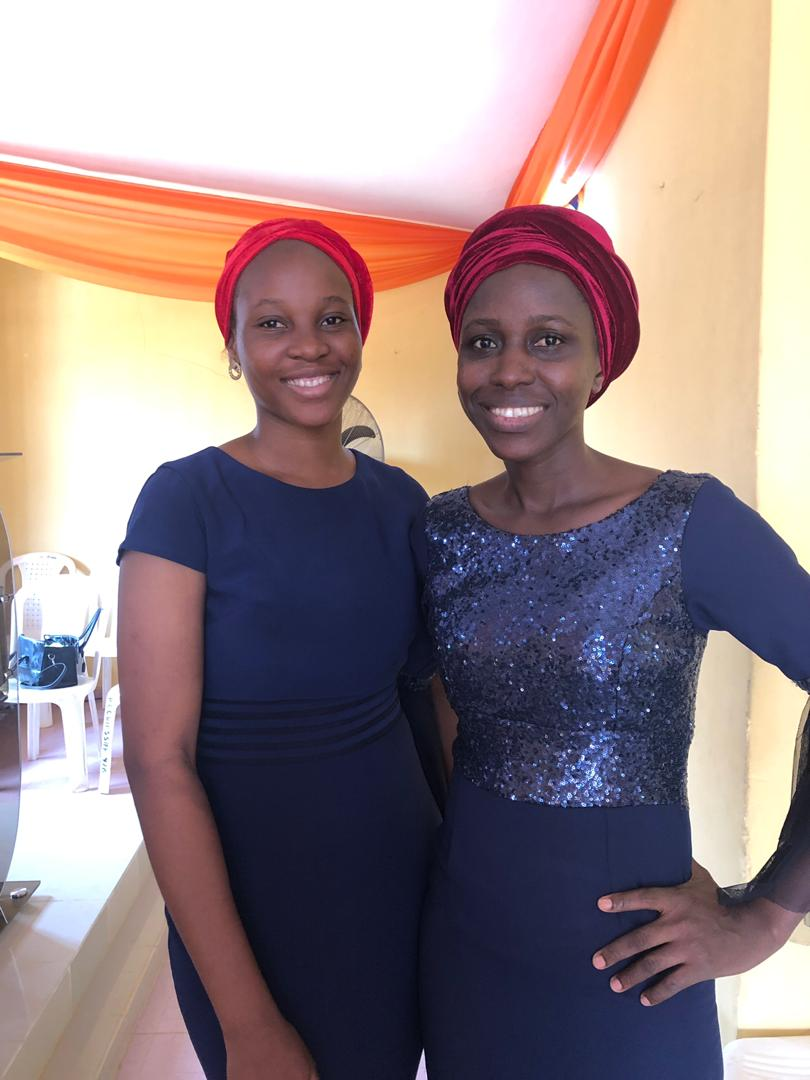
#> input picture imgs/pre_tope.jpg, 810 x 1080 px
$ python basic.py
#> lines starting #> are read from the running program, lines starting #| are printed output that depends on the picture; after the words box and inside, x2 and y2 are one past the last pixel; in counts of white or black regions, pixels touching at a corner belong together
import cv2 as cv
import numpy as np

img_orig = cv.imread('imgs/pre_tope.jpg')
#> img_orig is the input picture: shape (1080, 810, 3); mean B, G, R 133.2, 132, 150.6
img = cv.resize(img_orig, (500, 500))
cv.imshow('img', img)

# convert to gray
gray = cv.cvtColor(img, cv.COLOR_BGR2GRAY)
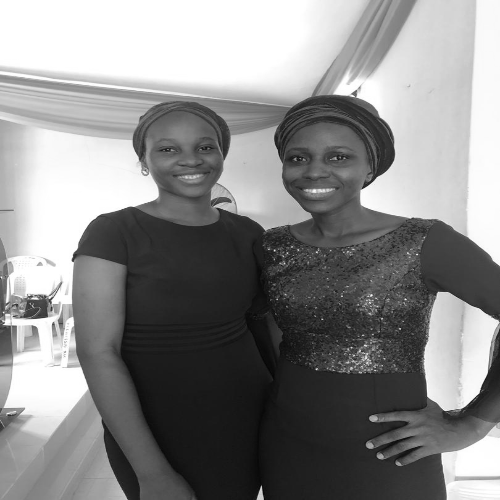
#> gray: shape (500, 500); min 5, max 255, mean 137.7
cv.imshow('gray', gray)

# blur
blur = cv.GaussianBlur(img, (5, 5), cv.BORDER_DEFAULT)
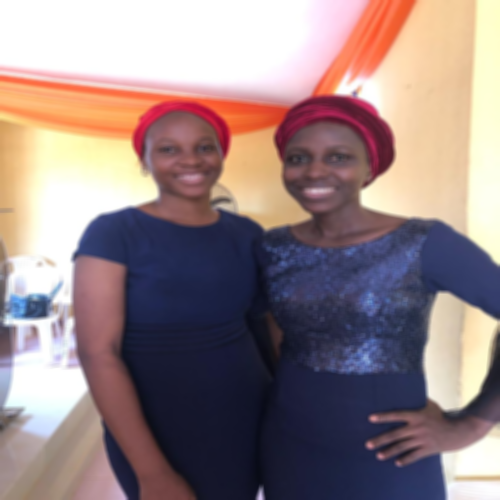
#> blur: shape (500, 500, 3); mean B, G, R 133.1, 131.9, 150.6
cv.imshow('blur', blur)

# edge cascade
canny = cv.Canny(blur, 100, 100)
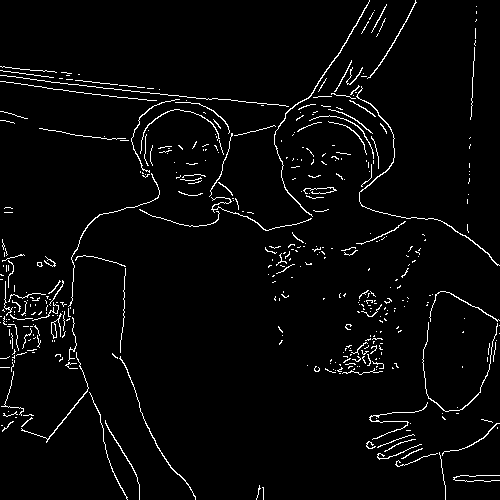
#> canny: shape (500, 500); 3.3% white in thin lines or dots
cv.imshow('canny edge', canny)

# dilate image
dilated = cv.dilate(canny, (7, 7), iterations=3)
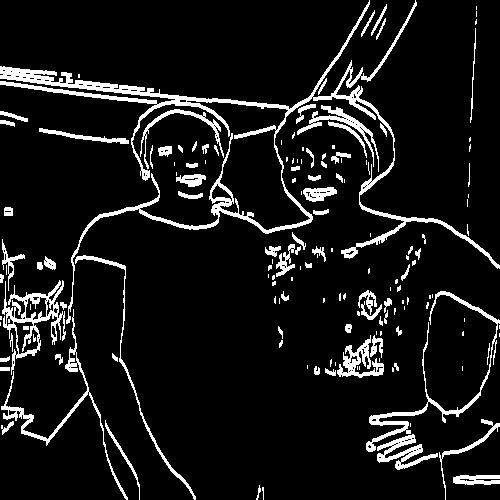
#> dilated: shape (500, 500); 9.2% white; 157 white regions (77 under 20 px), largest, box (x1, y1, x2, y2) and area: (0, 0, 500, 324) 8320, (2, 280, 66, 375) 1592, (366, 291, 500, 452) 1535
cv.imshow('dilated', dilated)

kernel = np.ones((7,7), dtype='uint8')
dilatedNP = cv.dilate(canny, kernel, iterations=3)
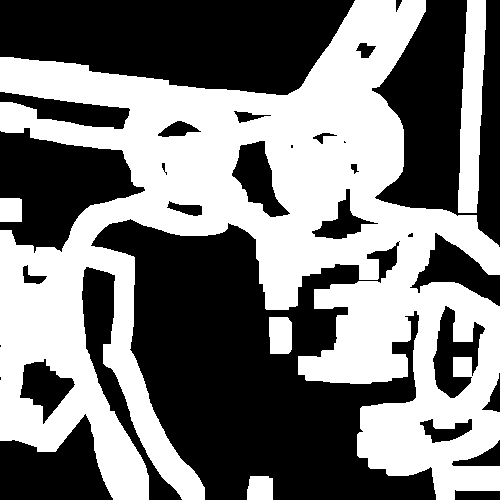
#> dilatedNP: shape (500, 500); 47.8% white; 5 white regions, box (x1, y1, x2, y2) and area: (0, 0, 500, 500) 113352, (458, 0, 486, 213) 4224, (269, 317, 292, 354) 814, (247, 476, 273, 500) 590, (0, 198, 22, 222) 526
cv.imshow('dilatedNP', dilatedNP)

# erode image
eroded = cv.erode(dilated, (7, 7), iterations=3)
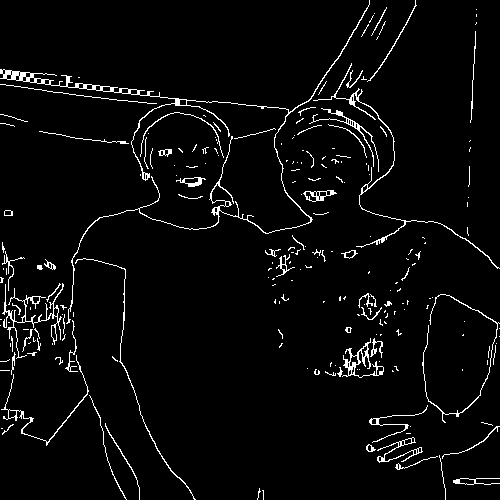
#> eroded: shape (500, 500); 3.8% white in thin lines or dots
cv.imshow('eroded', eroded)

# resize image
resized = cv.resize(img_orig, (400, 400), interpolation=cv.INTER_CUBIC)
cv.imshow('resized', resized)

# crop image using array slicing
cropped = img[50:200, 100:250]
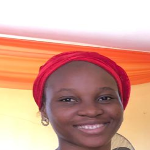
#> cropped: shape (150, 150, 3); mean B, G, R 147.7, 162.8, 212.3
cv.imshow('cropped', cropped)

cv.waitKey(0)

$ run again, with imgs/babe.jpg copied over imgs/pre_tope.jpg
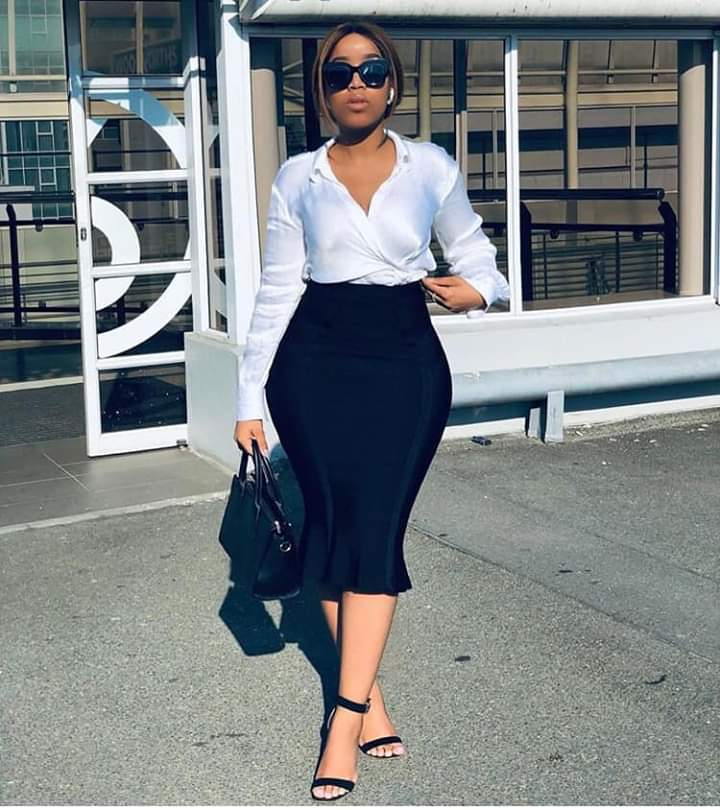
#> input picture imgs/babe.jpg, 720 x 810 px
#> img_orig is the input picture: shape (810, 720, 3); mean B, G, R 131.2, 128.9, 123.7
#> `canny = cv.Canny(blur, 100, 100)`:
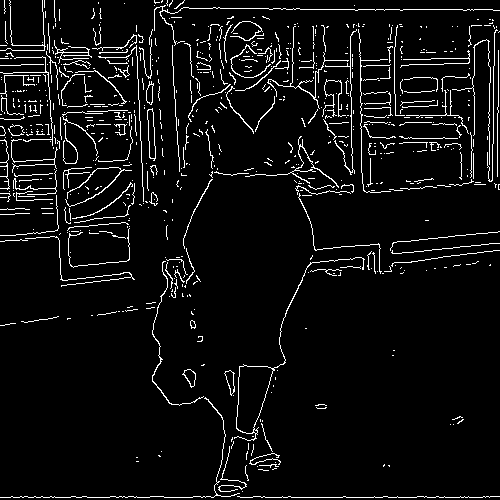
#> canny: shape (500, 500); 5.7% white in thin lines or dots
#> dilated: shape (500, 500); 15.1% white; 265 white regions (159 under 20 px), largest, box (x1, y1, x2, y2) and area: (54, 8, 144, 207) 3797, (0, 248, 500, 500) 3269, (0, 124, 135, 290) 2700
#> dilatedNP: shape (500, 500); 61% white; 26 black regions (5 under 20 px), largest, box (x1, y1, x2, y2) and area: (258, 272, 500, 488) 40844, (0, 217, 214, 488) 32173, (165, 185, 304, 394) 14696
#> eroded: shape (500, 500); 6.6% white in thin lines or dots
#> `cropped = img[50:200, 100:250]`:
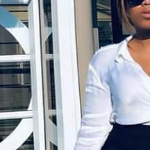
#> cropped: shape (150, 150, 3); mean B, G, R 166.5, 159.1, 155.9
